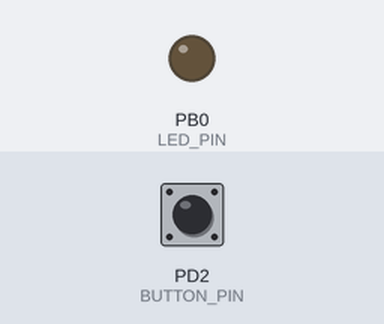
This program was run on a simulated ATmega328P, built with avr-gcc and emulated at 16 MHz. Shown: output pins drawn as LEDs (lit = HIGH). The inputs (shaded band) are chosen by the test bench; at power-on: PD2 (BUTTON_PIN) HIGH.

Above: at 1.2 s.
1.3 s: PD2 (BUTTON_PIN) pulled LOW for 0.15 s
At 1.37 s:
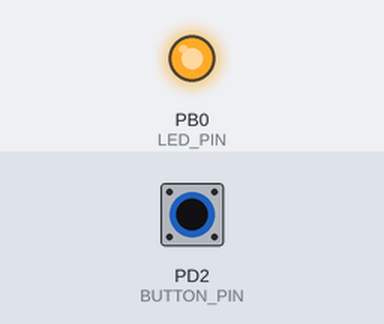
2.9 s: PD2 (BUTTON_PIN) pulled LOW for 3.2 s
At 7.5 s:
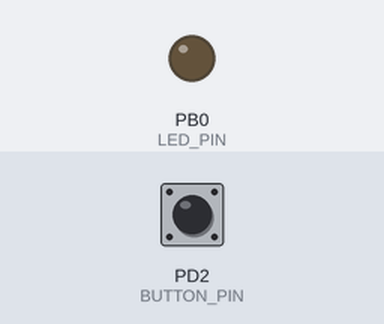
Timing chart, 0 to 9.0 s (numbered marks = the images above; inputs shaded):
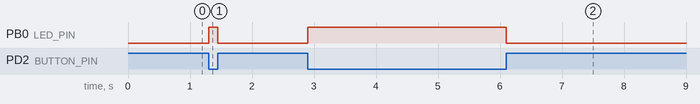

Measured:
- after the input at 1.3 s, PB0 (LED_PIN): LOW → HIGH at once, → LOW 0.15 s later
- after the input at 2.9 s, PB0 (LED_PIN): LOW → HIGH at once, → LOW 3.2 s later

The program:

main.c
```c
// Write code in C for ATmega328P: When a button is pressed an LED  is lighted


#define F_CPU 16000000UL // Crystal oscillator frequency (16 MHz)
#include <avr/io.h>
#include <util/delay.h>

#define BUTTON_PIN PD2  // Define button pin (replace with actual pin)
#define LED_PIN PB0     // Define LED pin (replace with actual pin)

int main(void) {
	// Set button pin as input
	DDRD &= ~(1 << BUTTON_PIN);  // Clear PD2 bit in Data Direction Register D

	// (Optional) Enable internal pull-up resistor for button
	 PORTD |= (1 << BUTTON_PIN);

	// Set LED pin as output
	DDRB |= (1 << LED_PIN);      // Set PB0 bit in Data Direction Register B

	while (1) {
		// Read button state (active-low logic)
		uint8_t button_pressed = !(PIND & (1 << BUTTON_PIN));

		if (button_pressed) {
			// Turn on LED
			PORTB |= (1 << LED_PIN);  // Set PB0 bit in Port B

			// (Optional) Debounce (add a short delay to avoid flickering)
			_delay_ms(10);  // Delay for 10 milliseconds

			// Turn off LED (optional for a toggle behavior)
			 //PORTB &= ~(1 << LED_PIN);
			} else {
			// Turn off LED (optional for a toggle behavior)
			 PORTB &= ~(1 << LED_PIN);
		}
	}

	return 0; // Not strictly necessary for microcontrollers
}
```
